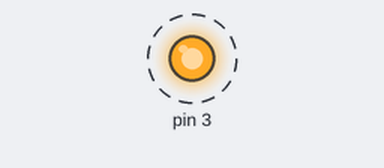
Bench run of a sketch on a simulated Arduino Uno, built with avr-gcc and run on an emulated ATmega328P. Shown: output pins drawn as LEDs (lit = HIGH). Dashed ring = blinking. EEPROM starts erased.

Above: at 1.3 s.
Timing chart, 0 to 5.5 s (numbered marks = the images above):
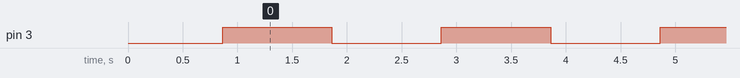

Measured:
- by itself, pin 3: alternates HIGH for 1.0 s and LOW for 1.0 s

The sketch:

tinyblink.ino
```cpp
#include <EEPROM.h>


int ledPin = PB3;
void setup() {
  pinMode(ledPin, OUTPUT);
  for (int i = 0; i < 255; i++)
    EEPROM.write(i, i);
}

void loop() {
  static bool b = true;
  digitalWrite(ledPin, b);
  delay(1000);
  b = !b;
}
```
